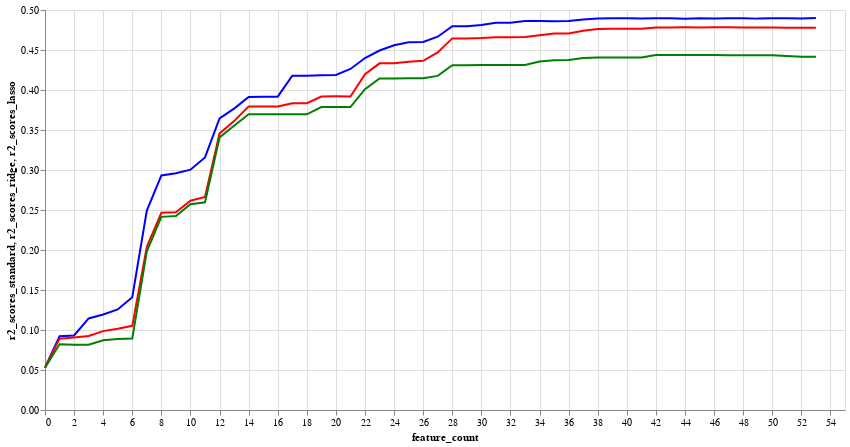

This figure's notebook cell:
### Markdown cell above
## You can see that we reach around 0.4 on 16 features. Honestly, our conclusion is that there isn't a strong relationship but it's interesting nevertheless

### Code cell
base = alt.Chart(df_viz)

c1 = base.mark_line(color='blue').encode(
    x='feature_count',
    y='r2_scores_standard:Q'
)

c2 = base.mark_line(color='red').encode(
    x='feature_count',
    y='r2_scores_ridge:Q'
)
 

c3 = base.mark_line(color='green').encode(
    x='feature_count',
    y='r2_scores_lasso:Q'
)
 
(c1 + c2 + c3).properties(height=400,width=800)

### Figure 1 — Vega-Lite specification as saved in the notebook (floating-point values rounded to 4 significant figures)
{"config": {"view": {"continuousWidth": 300, "continuousHeight": 300}}, "layer": [{"mark": {"type": "line", "color": "blue"}, "encoding": {"x": {"field": "feature_count", "type": "quantitative"}, "y": {"field": "r2_scores_standard", "type": "quantitative"}}}, {"mark": {"type": "line", "color": "red"}, "encoding": {"x": {"field": "feature_count", "type": "quantitative"}, "y": {"field": "r2_scores_ridge", "type": "quantitative"}}}, {"mark": {"type": "line", "color": "green"}, "encoding": {"x": {"field": "feature_count", "type": "quantitative"}, "y": {"field": "r2_scores_lasso", "type": "quantitative"}}}], "data": {"name": "data-76900a3dca0337e0f143c6591adfea58"}, "height": 400, "width": 800, "$schema": "https://vega.github.io/schema/vega-lite/v5.8.0.json", "datasets": {"data-76900a3dca0337e0f143c6591adfea58": [{"r2_scores_standard": 0.05299, "r2_scores_ridge": 0.05299, "r2_scores_lasso": 0.05289, "mse_scores_standard": 0.947, "mse_scores_ridge": 0.947, "mse_scores_lasso": 0.9471, "feature_count": 0, "feature_count_lasso": 1}, {"r2_scores_standard": 0.09222, "r2_scores_ridge": 0.08919, "r2_scores_lasso": 0.08229, "mse_scores_standard": 0.9078, "mse_scores_ridge": 0.9108, "mse_scores_lasso": 0.9177, "feature_count": 1, "feature_count_lasso": 2}, {"r2_scores_standard": 0.09319, "r2_scores_ridge": 0.09068, "r2_scores_lasso": 0.08149, "mse_scores_standard": 0.9068, "mse_scores_ridge": 0.9093, "mse_scores_lasso": 0.9185, "feature_count": 2, "feature_count_lasso": 3}, {"r2_scores_standard": 0.1144, "r2_scores_ridge": 0.0925, "r2_scores_lasso": 0.08149, "mse_scores_standard": 0.8856, "mse_scores_ridge": 0.9075, "mse_scores_lasso": 0.9185, "feature_count": 3, "feature_count_lasso": 3}, {"r2_scores_standard": 0.1194, "r2_scores_ridge": 0.09862, "r2_scores_lasso": 0.08713, "mse_scores_standard": 0.8806, "mse_scores_ridge": 0.9014, "mse_scores_lasso": 0.9129, "feature_count": 4, "feature_count_lasso": 4}, {"r2_scores_standard": 0.1258, "r2_scores_ridge": 0.1016, "r2_scores_lasso": 0.08878, "mse_scores_standard": 0.8742, "mse_scores_ridge": 0.8984, "mse_scores_lasso": 0.9112, "feature_count": 5, "feature_count_lasso": 5}, {"r2_scores_standard": 0.141, "r2_scores_ridge": 0.1052, "r2_scores_lasso": 0.08939, "mse_scores_standard": 0.859, "mse_scores_ridge": 0.8948, "mse_scores_lasso": 0.9106, "feature_count": 6, "feature_count_lasso": 6}, {"r2_scores_standard": 0.2494, "r2_scores_ridge": 0.2039, "r2_scores_lasso": 0.1982, "mse_scores_standard": 0.7506, "mse_scores_ridge": 0.7961, "mse_scores_lasso": 0.8018, "feature_count": 7, "feature_count_lasso": 5}, {"r2_scores_standard": 0.2932, "r2_scores_ridge": 0.2465, "r2_scores_lasso": 0.2414, "mse_scores_standard": 0.7068, "mse_scores_ridge": 0.7535, "mse_scores_lasso": 0.7586, "feature_count": 8, "feature_count_lasso": 6}, {"r2_scores_standard": 0.2959, "r2_scores_ridge": 0.2472, "r2_scores_lasso": 0.2425, "mse_scores_standard": 0.7041, "mse_scores_ridge": 0.7528, "mse_scores_lasso": 0.7575, "feature_count": 9, "feature_count_lasso": 6}, {"r2_scores_standard": 0.3004, "r2_scores_ridge": 0.2616, "r2_scores_lasso": 0.2572, "mse_scores_standard": 0.6996, "mse_scores_ridge": 0.7384, "mse_scores_lasso": 0.7428, "feature_count": 10, "feature_count_lasso": 7}, {"r2_scores_standard": 0.3158, "r2_scores_ridge": 0.2664, "r2_scores_lasso": 0.2596, "mse_scores_standard": 0.6842, "mse_scores_ridge": 0.7336, "mse_scores_lasso": 0.7404, "feature_count": 11, "feature_count_lasso": 8}, {"r2_scores_standard": 0.3646, "r2_scores_ridge": 0.3457, "r2_scores_lasso": 0.3407, "mse_scores_standard": 0.6354, "mse_scores_ridge": 0.6543, "mse_scores_lasso": 0.6593, "feature_count": 12, "feature_count_lasso": 8}, {"r2_scores_standard": 0.3767, "r2_scores_ridge": 0.3611, "r2_scores_lasso": 0.3552, "mse_scores_standard": 0.6233, "mse_scores_ridge": 0.6389, "mse_scores_lasso": 0.6448, "feature_count": 13, "feature_count_lasso": 9}, {"r2_scores_standard": 0.3914, "r2_scores_ridge": 0.3792, "r2_scores_lasso": 0.3696, "mse_scores_standard": 0.6086, "mse_scores_ridge": 0.6208, "mse_scores_lasso": 0.6304, "feature_count": 14, "feature_count_lasso": 10}, {"r2_scores_standard": 0.3915, "r2_scores_ridge": 0.3794, "r2_scores_lasso": 0.3696, "mse_scores_standard": 0.6085, "mse_scores_ridge": 0.6206, "mse_scores_lasso": 0.6304, "feature_count": 15, "feature_count_lasso": 10}, {"r2_scores_standard": 0.3917, "r2_scores_ridge": 0.3795, "r2_scores_lasso": 0.3696, "mse_scores_standard": 0.6083, "mse_scores_ridge": 0.6205, "mse_scores_lasso": 0.6304, "feature_count": 16, "feature_count_lasso": 11}, {"r2_scores_standard": 0.4179, "r2_scores_ridge": 0.3835, "r2_scores_lasso": 0.3696, "mse_scores_standard": 0.5821, "mse_scores_ridge": 0.6165, "mse_scores_lasso": 0.6304, "feature_count": 17, "feature_count_lasso": 11}, {"r2_scores_standard": 0.4179, "r2_scores_ridge": 0.3835, "r2_scores_lasso": 0.3696, "mse_scores_standard": 0.5821, "mse_scores_ridge": 0.6165, "mse_scores_lasso": 0.6304, "feature_count": 18, "feature_count_lasso": 11}, {"r2_scores_standard": 0.4185, "r2_scores_ridge": 0.3919, "r2_scores_lasso": 0.3787, "mse_scores_standard": 0.5815, "mse_scores_ridge": 0.6081, "mse_scores_lasso": 0.6213, "feature_count": 19, "feature_count_lasso": 11}, {"r2_scores_standard": 0.4189, "r2_scores_ridge": 0.392, "r2_scores_lasso": 0.3787, "mse_scores_standard": 0.5811, "mse_scores_ridge": 0.608, "mse_scores_lasso": 0.6213, "feature_count": 20, "feature_count_lasso": 11}, {"r2_scores_standard": 0.4263, "r2_scores_ridge": 0.3919, "r2_scores_lasso": 0.3787, "mse_scores_standard": 0.5737, "mse_scores_ridge": 0.6081, "mse_scores_lasso": 0.6213, "feature_count": 21, "feature_count_lasso": 11}, {"r2_scores_standard": 0.4399, "r2_scores_ridge": 0.4196, "r2_scores_lasso": 0.4011, "mse_scores_standard": 0.5601, "mse_scores_ridge": 0.5804, "mse_scores_lasso": 0.5989, "feature_count": 22, "feature_count_lasso": 13}, {"r2_scores_standard": 0.4494, "r2_scores_ridge": 0.4333, "r2_scores_lasso": 0.4144, "mse_scores_standard": 0.5506, "mse_scores_ridge": 0.5667, "mse_scores_lasso": 0.5856, "feature_count": 23, "feature_count_lasso": 14}, {"r2_scores_standard": 0.456, "r2_scores_ridge": 0.4334, "r2_scores_lasso": 0.4144, "mse_scores_standard": 0.544, "mse_scores_ridge": 0.5666, "mse_scores_lasso": 0.5856, "feature_count": 24, "feature_count_lasso": 14}, {"r2_scores_standard": 0.4598, "r2_scores_ridge": 0.4352, "r2_scores_lasso": 0.4147, "mse_scores_standard": 0.5402, "mse_scores_ridge": 0.5648, "mse_scores_lasso": 0.5853, "feature_count": 25, "feature_count_lasso": 15}, {"r2_scores_standard": 0.46, "r2_scores_ridge": 0.4364, "r2_scores_lasso": 0.4147, "mse_scores_standard": 0.54, "mse_scores_ridge": 0.5636, "mse_scores_lasso": 0.5853, "feature_count": 26, "feature_count_lasso": 15}, {"r2_scores_standard": 0.4666, "r2_scores_ridge": 0.447, "r2_scores_lasso": 0.4176, "mse_scores_standard": 0.5334, "mse_scores_ridge": 0.553, "mse_scores_lasso": 0.5824, "feature_count": 27, "feature_count_lasso": 17}, {"r2_scores_standard": 0.4797, "r2_scores_ridge": 0.4645, "r2_scores_lasso": 0.4311, "mse_scores_standard": 0.5203, "mse_scores_ridge": 0.5355, "mse_scores_lasso": 0.5689, "feature_count": 28, "feature_count_lasso": 18}, {"r2_scores_standard": 0.4797, "r2_scores_ridge": 0.4645, "r2_scores_lasso": 0.4311, "mse_scores_standard": 0.5203, "mse_scores_ridge": 0.5355, "mse_scores_lasso": 0.5689, "feature_count": 29, "feature_count_lasso": 18}, {"r2_scores_standard": 0.4812, "r2_scores_ridge": 0.4649, "r2_scores_lasso": 0.4312, "mse_scores_standard": 0.5188, "mse_scores_ridge": 0.5351, "mse_scores_lasso": 0.5688, "feature_count": 30, "feature_count_lasso": 18}, {"r2_scores_standard": 0.484, "r2_scores_ridge": 0.4659, "r2_scores_lasso": 0.4311, "mse_scores_standard": 0.516, "mse_scores_ridge": 0.5341, "mse_scores_lasso": 0.5689, "feature_count": 31, "feature_count_lasso": 19}, {"r2_scores_standard": 0.484, "r2_scores_ridge": 0.466, "r2_scores_lasso": 0.4311, "mse_scores_standard": 0.516, "mse_scores_ridge": 0.534, "mse_scores_lasso": 0.5689, "feature_count": 32, "feature_count_lasso": 19}, {"r2_scores_standard": 0.4861, "r2_scores_ridge": 0.4663, "r2_scores_lasso": 0.4311, "mse_scores_standard": 0.5139, "mse_scores_ridge": 0.5337, "mse_scores_lasso": 0.5689, "feature_count": 33, "feature_count_lasso": 19}, {"r2_scores_standard": 0.4861, "r2_scores_ridge": 0.4686, "r2_scores_lasso": 0.4357, "mse_scores_standard": 0.5139, "mse_scores_ridge": 0.5314, "mse_scores_lasso": 0.5643, "feature_count": 34, "feature_count_lasso": 19}, {"r2_scores_standard": 0.4859, "r2_scores_ridge": 0.4707, "r2_scores_lasso": 0.4373, "mse_scores_standard": 0.5141, "mse_scores_ridge": 0.5293, "mse_scores_lasso": 0.5627, "feature_count": 35, "feature_count_lasso": 20}, {"r2_scores_standard": 0.4862, "r2_scores_ridge": 0.4706, "r2_scores_lasso": 0.4374, "mse_scores_standard": 0.5138, "mse_scores_ridge": 0.5294, "mse_scores_lasso": 0.5626, "feature_count": 36, "feature_count_lasso": 21}, {"r2_scores_standard": 0.4881, "r2_scores_ridge": 0.474, "r2_scores_lasso": 0.44, "mse_scores_standard": 0.5119, "mse_scores_ridge": 0.526, "mse_scores_lasso": 0.56, "feature_count": 37, "feature_count_lasso": 23}, {"r2_scores_standard": 0.4892, "r2_scores_ridge": 0.4763, "r2_scores_lasso": 0.4406, "mse_scores_standard": 0.5108, "mse_scores_ridge": 0.5237, "mse_scores_lasso": 0.5594, "feature_count": 38, "feature_count_lasso": 23}, {"r2_scores_standard": 0.4896, "r2_scores_ridge": 0.4767, "r2_scores_lasso": 0.4406, "mse_scores_standard": 0.5104, "mse_scores_ridge": 0.5233, "mse_scores_lasso": 0.5594, "feature_count": 39, "feature_count_lasso": 23}, {"r2_scores_standard": 0.4897, "r2_scores_ridge": 0.4767, "r2_scores_lasso": 0.4406, "mse_scores_standard": 0.5103, "mse_scores_ridge": 0.5233, "mse_scores_lasso": 0.5594, "feature_count": 40, "feature_count_lasso": 23}, {"r2_scores_standard": 0.4894, "r2_scores_ridge": 0.4767, "r2_scores_lasso": 0.4406, "mse_scores_standard": 0.5106, "mse_scores_ridge": 0.5233, "mse_scores_lasso": 0.5594, "feature_count": 41, "feature_count_lasso": 23}, {"r2_scores_standard": 0.4896, "r2_scores_ridge": 0.4783, "r2_scores_lasso": 0.4436, "mse_scores_standard": 0.5104, "mse_scores_ridge": 0.5217, "mse_scores_lasso": 0.5564, "feature_count": 42, "feature_count_lasso": 24}, {"r2_scores_standard": 0.4898, "r2_scores_ridge": 0.4783, "r2_scores_lasso": 0.4436, "mse_scores_standard": 0.5102, "mse_scores_ridge": 0.5217, "mse_scores_lasso": 0.5564, "feature_count": 43, "feature_count_lasso": 24}, {"r2_scores_standard": 0.4892, "r2_scores_ridge": 0.4783, "r2_scores_lasso": 0.4436, "mse_scores_standard": 0.5108, "mse_scores_ridge": 0.5217, "mse_scores_lasso": 0.5564, "feature_count": 44, "feature_count_lasso": 24}, {"r2_scores_standard": 0.4897, "r2_scores_ridge": 0.4783, "r2_scores_lasso": 0.4436, "mse_scores_standard": 0.5103, "mse_scores_ridge": 0.5217, "mse_scores_lasso": 0.5564, "feature_count": 45, "feature_count_lasso": 24}, {"r2_scores_standard": 0.4893, "r2_scores_ridge": 0.4783, "r2_scores_lasso": 0.4436, "mse_scores_standard": 0.5107, "mse_scores_ridge": 0.5217, "mse_scores_lasso": 0.5564, "feature_count": 46, "feature_count_lasso": 24}, {"r2_scores_standard": 0.4898, "r2_scores_ridge": 0.4783, "r2_scores_lasso": 0.4434, "mse_scores_standard": 0.5102, "mse_scores_ridge": 0.5217, "mse_scores_lasso": 0.5566, "feature_count": 47, "feature_count_lasso": 25}, {"r2_scores_standard": 0.4897, "r2_scores_ridge": 0.4783, "r2_scores_lasso": 0.4434, "mse_scores_standard": 0.5103, "mse_scores_ridge": 0.5217, "mse_scores_lasso": 0.5566, "feature_count": 48, "feature_count_lasso": 25}, {"r2_scores_standard": 0.4892, "r2_scores_ridge": 0.4783, "r2_scores_lasso": 0.4434, "mse_scores_standard": 0.5108, "mse_scores_ridge": 0.5217, "mse_scores_lasso": 0.5566, "feature_count": 49, "feature_count_lasso": 25}, {"r2_scores_standard": 0.4896, "r2_scores_ridge": 0.4783, "r2_scores_lasso": 0.4434, "mse_scores_standard": 0.5104, "mse_scores_ridge": 0.5217, "mse_scores_lasso": 0.5566, "feature_count": 50, "feature_count_lasso": 25}, {"r2_scores_standard": 0.4897, "r2_scores_ridge": 0.4779, "r2_scores_lasso": 0.4424, "mse_scores_standard": 0.5103, "mse_scores_ridge": 0.5221, "mse_scores_lasso": 0.5576, "feature_count": 51, "feature_count_lasso": 27}, {"r2_scores_standard": 0.4895, "r2_scores_ridge": 0.4778, "r2_scores_lasso": 0.4414, "mse_scores_standard": 0.5105, "mse_scores_ridge": 0.5222, "mse_scores_lasso": 0.5586, "feature_count": 52, "feature_count_lasso": 27}, {"r2_scores_standard": 0.49, "r2_scores_ridge": 0.4778, "r2_scores_lasso": 0.4414, "mse_scores_standard": 0.51, "mse_scores_ridge": 0.5222, "mse_scores_lasso": 0.5586, "feature_count": 53, "feature_count_lasso": 27}]}}
